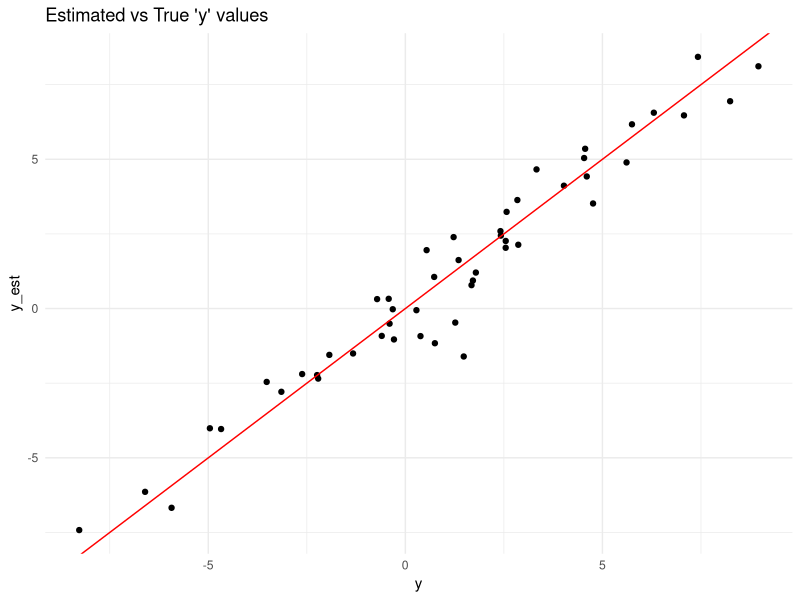

This figure's R source:
library(tidyverse)

# TODO try to reformulate in reference to: https://andrewcharlesjones.github.io/journal/fisher-scoring.html

family_functions <- function(family) {
  functions <- list(b = function(x){return(0)}, # canonical function
                    b_p = function(x){return(0)}, # first derivative
                    b_pp = function(x){return(0)}, # second derivative
                    
                    g = function(x){return(0)}, # link function
                    g_inv = function(x){return(0)}, # inverse link function
                    
                    h = function(x){return(0)}) # inverse mean function
  
  if(family == "gaussian") {
    
    functions$b <- function(x){return(x^2/2)}
    functions$b_p <- function(x){return(x)}
    functions$b_pp <- function(x){return(rep(1, length(x)))}
    
    functions$g <- function(x){return(x)}
    functions$g_inv <- function(x){return(x)}
    
    functions$h <- function(x){return(x)}
    
  } else if(family == "binomial") {
    
    functions$b <- function(x){return(log(1+exp(x)))}
    functions$b_p <- function(x){return(exp(x)/(1+exp(x)))}
    functions$b_pp <- function(x){return(exp(x)/(1+exp(x))^2)}
    
    functions$g <- function(x){return(exp(x)/(1+exp(x)))}
    functions$g_inv <- function(x){return(log(x/(1-x)))}
    
    functions$h <- function(x){return(log(x/(1-x)))}
    
  } else if(family == "poisson") {
    
    functions$b <- function(x){return(exp(x))}
    functions$b_p <- function(x){return(exp(x))}
    functions$b_pp <- function(x){return(exp(x))}
    
    functions$g <- function(x){return(exp(x))}
    functions$g_inv <- function(x){return(log(x))}
    
    functions$h <- function(x){return(log(x))}
    
  } else if(family == "gamma") {
    
    functions$b <- function(x){return(-log(x))}
    functions$b_p <- function(x){return(-1/x)}
    functions$b_pp <- function(x){return(1/x^2)}
    
    functions$g <- function(x){return(log(x))}
    functions$g_inv <- function(x){return(exp(x))}
    
    functions$h <- function(x){return(-1/x)}
    
  } else {
    stop("Invalid family")
  }

  return(functions)
}

# Implementing the Fisher scoring iterative method:
fisher_scoring <- function(X, y, family, beta, max_iter = 100, tol = 1e-6) {
  # Initialize the number of observations
  n <- nrow(X)
  if(length(y) != n) {
    stop("The length of the response vector is not equal to the number of observations")
  }
  
  # Initialize the number of predictors
  p <- ncol(X)
  if(length(beta) != p) {
    stop("The length of the beta vector is not equal to the number of predictors")
  }
  
  # Initialize the weights
  w <- rep(1, n)
  
  # Get the family functions
  functions <- family_functions(family)
  
  b <- functions$b
  b_p <- functions$b_p
  b_pp <- functions$b_pp
  g <- functions$g
  g_inv <- functions$g_inv
  h <- functions$h
  
  # Initialize the iteration counter
  iter <- 0
  # Initialize the difference between the current and previous beta
  diff_beta <- Inf
  # Initialize the beta vector
  beta_new <- beta
  
  # Start the iteration
  while(iter < max_iter & diff_beta > tol) {
    iter <- iter + 1
    print(str_glue("Iteration: {iter} out of {max_iter}"))

    # Store the current beta
    beta_old <- beta_new
    # Compute the linear predictor
    eta <- X %*% beta_old
    # Compute the mean
    mu <- g_inv(eta)
    # Compute the canonical parameter
    theta <- h(mu)
    
    # Compute the weights
    w <- b_pp(theta)
    # Compute the diagonal weight matrix
    W <- diag(w)
    
    # print(str_glue("Dimensions: n = {n}, p = {p}, mu = {length(mu)}, theta = {length(theta)}, w = {length(w)}, W1 = {nrow(W)}, W2 = {ncol(W)}"))
    

    # Compute the gradient
    gradient <- t(X) %*% (y - mu)
    # Compute the Hessian
    hessian <- t(X) %*% W %*% X
    
    # Compute the update
    update <- solve(hessian) %*% gradient
    print("Hessian")
    print(hessian)
    
    print("Gradient")
    print(gradient)
    
    print("Update")
    print(update)
    # Update the beta vector
    beta_new <- beta_old + update
    
    # Compute the difference between the current and previous beta
    diff_beta <- sum((update)^2)
    print(str_glue("Norm squared of the update: {diff_beta}"))
  }
  
  str_glue("The algorithm converged after {iter} iterations") %>% print()
  return(beta_new)
}

set.seed(123)
# Test the functions
beta <- c(1, 2, -3)

p <- length(beta)
n <- 50

X <- matrix(rnorm(n*p), ncol = p)

y <- X %*% beta + rnorm(n, sd = 1)

beta_est <- fisher_scoring(X, y, "gaussian", rep(0, p))


functions <- family_functions("gaussian")

b <- functions$b
b_p <- functions$b_p
b_pp <- functions$b_pp
g <- functions$g
g_inv <- functions$g_inv
h <- functions$h

y_est <- g_inv(X %*% beta_est)

# Compare the estimated and true 'y' values:
p <- ggplot() +
  geom_point(aes(x = y, y = y_est)) +
  geom_abline(intercept = 0, slope = 1, color = "red") +
  labs(title = "Estimated vs True 'y' values") +
  theme_minimal()

print(p)

